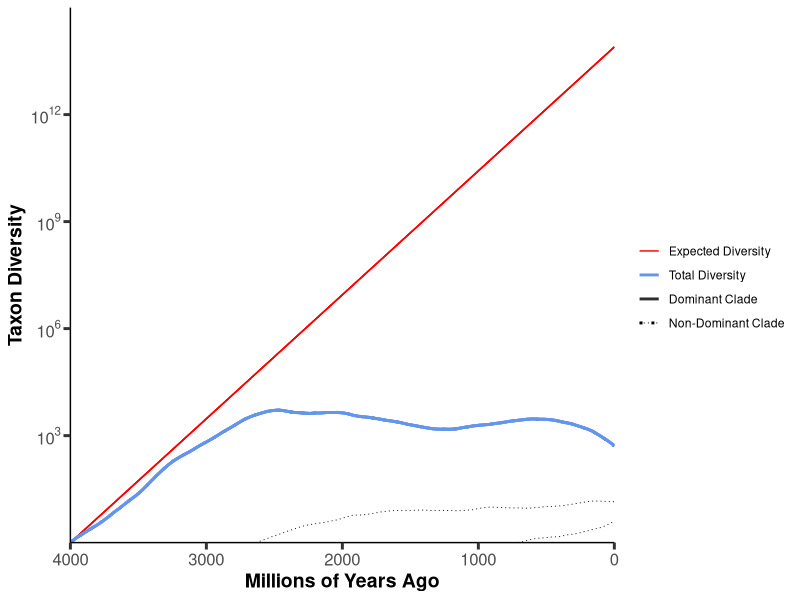

Source code (R): (Note: this script raises an error after producing the figure.)
## Simulate clade-specific rates by ha
## Ford Fishman

## SETUP ENVIRONMENT
# Load packages
library("png")
library("grid")
library("tidyr")
library("ggplot2")
library("viridis")
library("here")
library("scales")
library("MASS")

rm(list=ls()) # removes all objects in the given environment
wd <- here()
data_dir <- here("data")
figure_dir <- here("figures")



# Set up parameters
time <- 4001
# set up matrix with columns being clade (only 1 to start) and rows representing species over timr
# species <- matrix(S1 = rep(0,time),nrow = time, ncol = length(epsilon)) 

# starting species has the following relative extinction rate:
# species[1, "S1"] = 1
species <- list(c(1))
S_total <- double(time)
S_total[1] <- 1.0 # only 1 starting species
lambda <- c(0.015) # speciation/my, initial value for S1
lams <- list(c(0.015))
mu <- c(0.007)
mus<- list(c(0.007))
pInit <- 0.001 # per clade probability of a clade creating another clade
walk <- 0.0001
# function similating diversification process

  ## Arguments:
  # lambda - vector of speciation rates for all clades for the previous timestep
  # mu - vector of extinction rates for all clades for the previous timestep
  # clades - the richness levels of all clades organized by time and clade
  # ind - the current time

timestep <- function(lambda, mu, species){
  
  St_1 <- species # diversity of clades at previous timestep
  numClades0 <- length(St_1[St_1>0]) # number of clades before new clade without dead clades
  numClades_1 <- length(St_1)
  p <- pInit * numClades0
    
  if (runif(n=1)<=p){ # clade has new rate
    
    cladeIsDead <- TRUE
    
    while(cladeIsDead){ # is the selected clade extinct
      i <- sample(x = 1:numClades0, size=1)
      cladeIsDead <- St_1[i] < 0
    }
    
    lambda[numClades_1+1] <- lambda[i]
    mu[numClades_1+1] <- mu[i]
    St_1[numClades_1+1] <- 1
    
  }
  
  numClades1 <- length(lambda) # number of clades
  testLambda <- runif(numClades1) 
  testMu <- runif(numClades1) 
  
  lambda <- ifelse(testLambda < 0.33, lambda + walk, 
                   ifelse(testLambda < 0.66, lambda, lambda - walk))
  mu <- ifelse(testMu < 0.33, mu + walk, 
                   ifelse(testMu < 0.66, mu, mu - walk))
  lambda <- ifelse(lambda<0,0,lambda)
  lambda <- ifelse(lambda>0.031,0.031,lambda)
  mu <- ifelse(mu<0,0,mu)
  
  r <- lambda - mu # diversification/my

  St <- St_1*r + St_1 # diversity of clades after this timestep
  St <- ifelse(St<1,0,St) # if clade richness is below 1, clade is extinct
   
  
  return(
    list(
      lambda=lambda,
      mu=mu,
      St=St,
      r=r
    )
  )
  
}



# run the function 
for (ind in 2:time){
  
  simList <- timestep(lambda=lambda, mu=mu, species=species[[ind-1]])
  # update parameters and diversity counts
  lambda <- simList$lambda
  mu <- simList$mu
  species[[ind]] <- simList$St
  lams[[ind]] <- lambda
  mus[[ind]] <- mu
  S_total[ind] <- sum(species[[ind]])
}
summary(S_total)

(totalClades <- max(lengths(species)) )# number of clades with independent rates



start <- Sys.time()
l1 <- lapply(species, 'length<-', max(lengths(species)))
m1 <- matrix(unlist(l1), ncol = totalClades, nrow = time, byrow = TRUE)
end <- Sys.time()
end-start

r.S_total <- rev(S_total) # put into mya
df <- as.data.frame(m1)

dominantClades <- unique(colnames(df)[apply(df, 1, which.max)])

# for (t in 1:nrow(df)){
#   a <- df[t,]
#   b <- ifelse(is.na(a),0,df)
#   print(max(a, na.rm = T))
#   
# }

df$time <- time:1 -1
df1 <- gather(df, key = "clade", value = "richness", -time)
df1$dominant <- df1$clade %in% dominantClades

# p1 <- ggplot(df1, aes(x=time, y=log10(richness), group=clade)) +
#   geom_line(size = 0.1, aes(color = "Non-Dominant Clade", linetype="Non-Dominant Clade")) +
#   scale_x_reverse("Time (Mya)", expand = c(0,0), breaks = c(0,1000,2000,3000,4000)) +
#   scale_y_continuous("Taxon Diversity", breaks = c(3,6,9,12), expand = c(0,0), labels =  math_format(10^.x)) +
#   stat_function(fun = function(time) log10(r.S_total[time+1]), size = 1, aes(linetype = "Total Diversity", color = "Total Diversity")) +
#   stat_function(fun=function(time) log10(exp((lams[[1]][1]-mus[[1]][1])*(4000-time))), aes(linetype = "Expected Diversity",color = "Expected Diversity")) +
#   scale_linetype_manual("", breaks = c("Non-Dominant Clade", "Expected Diversity", "Total Diversity"),values = c("solid", "dashed", "dotted")) +
#   scale_color_manual("",breaks = c("Non-Dominant Clade", "Expected Diversity", "Total Diversity"),values = c("cornflowerblue", "gray18", "black")) +
#   theme(panel.grid.major = element_blank(),
#         panel.grid.minor = element_blank(),
#         panel.background = element_blank(),
#         axis.line = element_line(colour = "black"),
#         axis.text = element_text(size = 12),
#         axis.title = element_text(size = 14, face = "bold"),
#         axis.ticks = element_line(size = 1),
#         axis.ticks.length = unit(5,"pt"),)
# p1

# only expected value
p1 <- ggplot(df1, aes(x=time, y=log10(richness), group=clade, color = "Non-Dominant Clade", linetype="Non-Dominant Clade")) +
  # geom_line(size = 0.1) +
  geom_line(data = subset(df1, dominant==T),aes(x=time, y=log10(richness), color = "Dominant Clade"),size = 1) +
  scale_x_reverse("Millions of Years Ago", expand = c(0,0), breaks = c(0,1000,2000,3000,4000)) +
  scale_y_continuous("Taxon Diversity", breaks = c(3, 6, 9, 12), expand = c(0,0),labels =  math_format(10^.x), limits = c(0,15)) +
  # stat_function(fun = function(time) log10(r.S_total[time]), size = 1, aes(linetype = "Total Diversity", color = "Total Diversity")) +
  stat_function(fun=function(time) log10(exp((lams[[1]][1]-mus[[1]][1])*(4000-time))), aes(linetype = "Expected Diversity",color = "Expected Diversity")) +
  # scale_linetype_manual("", labels = c("Expected Diversity","Non-Dominant Clade",  "Total Diversity"),values = c("dashed", "solid",  "dotted"), drop = F) +
  # scale_color_manual("",labels = c("Expected Diversity","Non-Dominant Clade",  "Total Diversity"),values = c("gray18", "cornflowerblue", "black"), drop = F) +
  scale_linetype_manual("",
                        limits = c("Dominant Clade","Non-Dominant Clade", "Expected Diversity", "Total Diversity"),
                        breaks = c("Expected Diversity","Total Diversity","Dominant Clade","Non-Dominant Clade"),
                        values = c("solid", "solid", "solid","dotted"), drop = F, guide = 'legend') +
  scale_color_manual("",
                     limits = c("Dominant Clade","Non-Dominant Clade", "Expected Diversity", "Total Diversity"),
                     breaks = c("Expected Diversity","Total Diversity","Dominant Clade","Non-Dominant Clade"),
                     values = c("red","cornflowerblue", "gray18", "black"), drop = F, guide = "legend") +
  guides(color = guide_legend(override.aes = list(size = 0.3))) +
  theme(panel.grid.major = element_blank(),
        panel.grid.minor = element_blank(),
        panel.background = element_blank(),
        axis.line = element_line(colour = "black"),
        axis.text = element_text(size = 12),
        axis.title = element_text(size = 14, face = "bold"),
        axis.ticks = element_line(size = 1),
        axis.ticks.length = unit(5,"pt"),)
# p1
# p2 <- p1
# p2$layers[[1]] <- NULL
# p2
p2 <- p1 + geom_line(size = 0.3)
# p2
p3 <- p2 + stat_function(fun = function(time) log10(r.S_total[time+1]), size = 1, aes(linetype = "Total Diversity", color = "Total Diversity")) 
p3

fig1_dir <- paste(figure_dir, "/CladeRatesRW_onlyexpected.png",sep = "")
ggsave(plot = p1, filename = fig1_dir, width = 7, height = 5)

fig2_dir <- paste(figure_dir, "/CladeRatesRW_nototal.png",sep = "")
ggsave(plot = p2, filename = fig2_dir, width = 7, height = 5)

fig3_dir <- paste(figure_dir, "/CladeRatesRW.png",sep = "")
ggsave(plot = p3, filename = fig3_dir, width = 7, height = 5)
